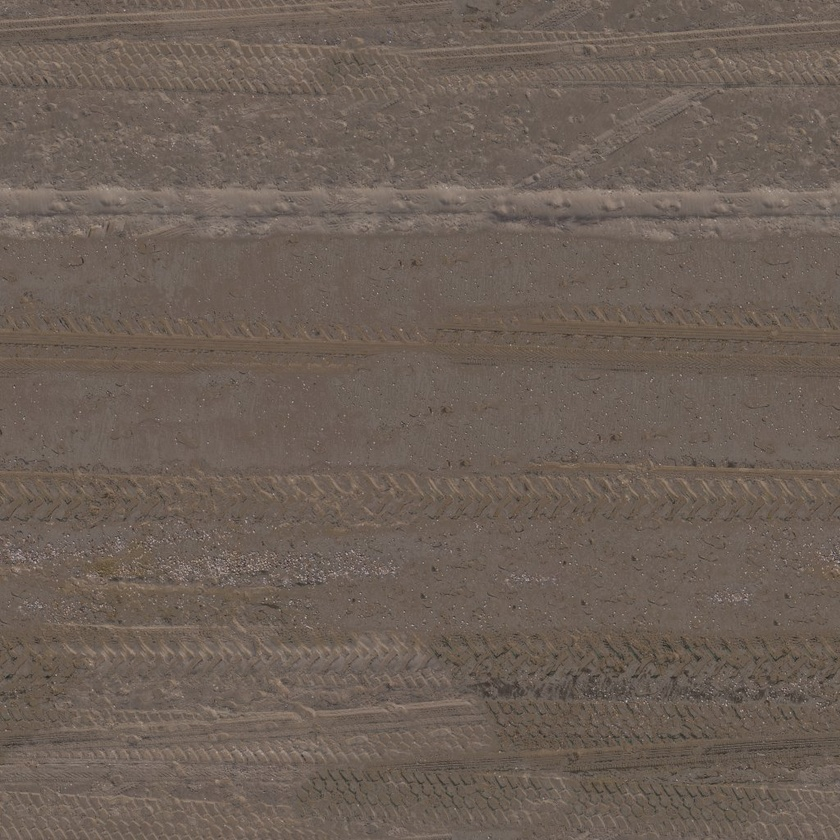
#> input picture data/real_validation_set/fabric/Aerial Beach 03/albedo.jpg, 840 x 840 px, shrunk from 1024 x 1024 before the run, found by its file name
$ python run_real_analysis.py   (older library calls are emulated)
#> lines starting #> are read from the running program, lines starting #| are printed output that depends on the picture
### src/perceptual_interdependence/core/asset_binder.py
"""
Geometry-Aware Photometric Binding System - Analytically Safe One-Way Binding

This module implements the AssetBinder class using strict algebraic cancellation
without calibration loops. The system guarantees mathematical quality restoration for
legitimate users while maintaining security against attackers.
"""

import os
import numpy as np
from PIL import Image
from typing import Tuple, Optional, Union, Dict, Any
from pathlib import Path

from ..algorithms.cpu_math import get_cpu_math


class AssetBinder:
    """
    Implements Analytically Safe One-Way Binding with strict algebraic cancellation.

    Core Concept:
    - Poison: Always brighten albedo (A_new = A * (1 + P))
    - Antidote: Always steepen normals (Z_new = Z_old / (1 + P))
    - Mathematical guarantee: A*(1+P) * Z/(1+P) = A*Z (perfect cancellation)

    No calibration loops needed - the algebra IS the calibration.

    Attributes:
        EPSILON: Division by zero protection constant
        BLOCK_SIZE: 4x4 pixel blocks for BC7 optimization
        RGB_MAX: Maximum RGB value for conversion
    """

    # Mathematical constants
    EPSILON = 1e-6      # Division by zero protection
    BLOCK_SIZE = 4      # 4x4 pixel blocks for BC7 optimization
    RGB_MAX = 255.0     # Maximum RGB value for conversion

    def __init__(self, output_dir: Optional[Union[str, Path]] = None):
        """
        Initialize the AssetBinder class.

        Args:
            output_dir: Directory for output files (default: current directory)
        """
        self.cpu_math = get_cpu_math()
        self.output_dir = Path(output_dir) if output_dir else Path.cwd()
        self.output_dir.mkdir(parents=True, exist_ok=True)

        # Print acceleration status
        if self.cpu_math.use_numba:
            print("🚀 AssetBinder: CPU acceleration (Numba JIT) enabled")
        else:
            print("📊 AssetBinder: Vectorized NumPy mode")

    def bind_textures(
        self,
        albedo_path: Union[str, Path],
        normal_path: Union[str, Path],
        user_id: int,
        poison_strength: float = 0.2,
        output_prefix: str = "bound"
    ) -> Dict[str, Any]:
        """
        Main binding method using Analytically Safe One-Way Binding.

        This method implements strict algebraic cancellation without calibration loops:
        - Poison: Always brighten albedo (A_new = A * (1 + P))
        - Antidote: Always steepen normals (Z_new = Z_old / (1 + P))
        - Mathematical guarantee: A*(1+P) * Z/(1+P) = A*Z (perfect cancellation)

        Args:
            albedo_path: Path to the input albedo texture file
            normal_path: Path to the input normal map file
            user_id: Unique identifier for reproducible random number generation
            poison_strength: Strength of poison application [0.0, 1.0]
            output_prefix: Prefix for output filenames

        Returns:
            Dictionary containing binding results and statistics

        Raises:
            ValueError: If poison_strength is outside valid range [0.0, 1.0]
            FileNotFoundError: If input texture files do not exist
        """
        print(f"Starting Analytically Safe One-Way Binding (user_id: {user_id})...")

        # Validate inputs
        self._validate_poison_strength(poison_strength)

        # Step 1: Load and normalize inputs
        albedo, normal = self._load_and_validate_inputs(albedo_path, normal_path)
        print(f"  Loaded textures: {albedo.shape}")

        # Step 2: Generate target poison map (strictly positive values)
        texture_shape = (albedo.shape[0], albedo.shape[1])
        poison_target = self._generate_poison_map(texture_shape, user_id, poison_strength)
        print(f"  Generated poison map: range [0.0, {poison_strength}]")

        # Step 3: Apply poison to albedo (brightening attempt)
        albedo_poisoned, poison_effective = self._apply_poison_to_albedo_safe(albedo, poison_target)
        print(f"  Applied poison to albedo (with saturation handling)")

        # Step 4: Calculate analytical antidote for normal map
        normal_antidote = self._calculate_analytical_antidote(normal, poison_effective, user_id)
        print(f"  Calculated analytical antidote normal map")

        # Step 5: Save outputs
        output_paths = self._save_outputs(albedo_poisoned, normal_antidote, user_id, output_prefix)
        print(f"  Saved bound assets: {output_paths['albedo'].name}, {output_paths['normal'].name}")
        print(f"Analytically Safe Binding completed for user {user_id}")

        # Return comprehensive results
        return {
            'user_id': user_id,
            'poison_strength': poison_strength,
            'texture_shape': texture_shape,
            'output_paths': output_paths,
            'statistics': {
                'poison_target_mean': float(np.mean(poison_target)),
                'poison_effective_mean': float(np.mean(poison_effective)),
                'saturation_ratio': float(np.sum(albedo_poisoned >= 0.999) / albedo_poisoned.size)
            }
        }

    def _load_and_validate_inputs(
        self,
        albedo_path: Union[str, Path],
        normal_path: Union[str, Path]
    ) -> Tuple[np.ndarray, np.ndarray]:
        """
        Load and validate input textures, converting to appropriate formats.

        Args:
            albedo_path: Path to albedo texture file
            normal_path: Path to normal map file

        Returns:
            Tuple of processed albedo and normal arrays

        Raises:
            FileNotFoundError: If texture files do not exist
            ValueError: If image processing fails
        """
        albedo_path = Path(albedo_path)
        normal_path = Path(normal_path)

        # Validate file existence
        if not albedo_path.exists():
            raise FileNotFoundError(f"Albedo texture file not found: {albedo_path}")
        if not normal_path.exists():
            raise FileNotFoundError(f"Normal map file not found: {normal_path}")

        try:
            # Load albedo texture
            albedo_image = Image.open(albedo_path).convert('RGB')
#> albedo_image is the input picture: PIL image 840x840 RGB; mean R, G, B 108.9, 95.9, 86.7
            albedo_array = np.array(albedo_image, dtype=np.float32)

            # Convert albedo from [0, 255] to float [0.0, 1.0] range
            albedo_normalized = albedo_array / self.RGB_MAX

            # Load normal map
            normal_image = Image.open(normal_path).convert('RGB')
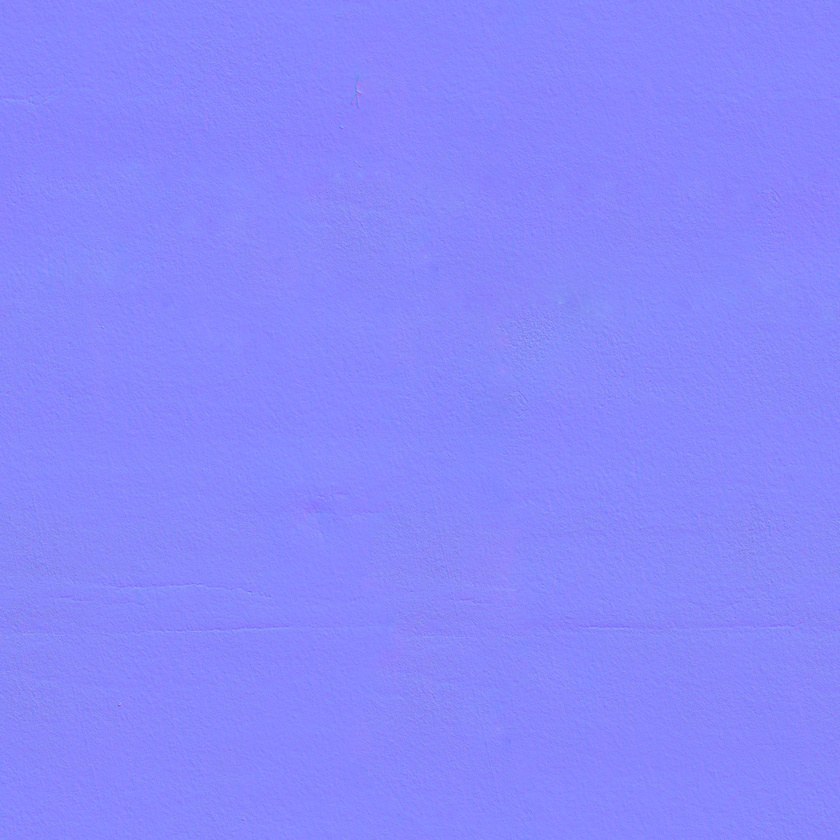
#> input picture data/real_validation_set/fabric/Aerial Asphalt 01/normal.jpg, 840 x 840 px, shrunk from 1024 x 1024 before the run
#> normal_image is the input picture: PIL image 840x840 RGB; mean R, G, B 136, 136.1, 252.3
            normal_array = np.array(normal_image, dtype=np.float32)

            # Convert normal from RGB [0, 255] to vector [-1.0, 1.0] format
            normal_vectors = (normal_array / self.RGB_MAX) * 2.0 - 1.0
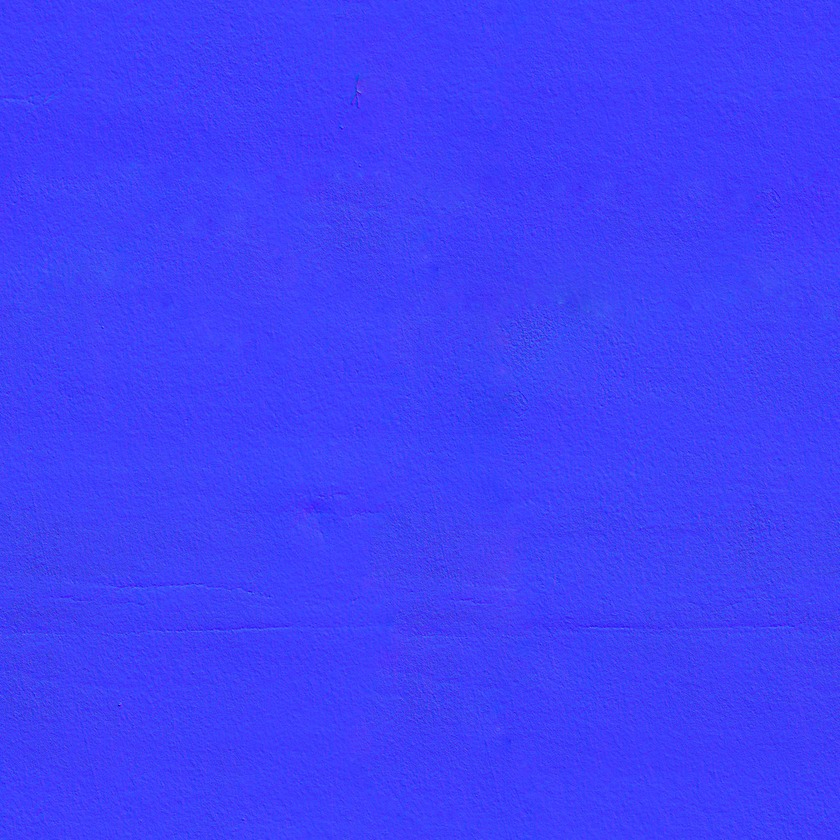
#> normal_vectors: shape (840, 840, 3) float32; mean R, G, B 0.0665, 0.0673, 0.977; drawn with min black and max white

            # Normalize normal vectors to ensure unit length
            normal_normalized = self._normalize_normal_vectors(normal_vectors)

            # Convert back to RGB format for processing
            normal_rgb = (normal_normalized + 1.0) / 2.0

            return albedo_normalized, normal_rgb

        except Exception as e:
            if isinstance(e, (FileNotFoundError, ValueError)):
                raise
            else:
                raise ValueError(f"Failed to load or process image files: {str(e)}")

    def _normalize_normal_vectors(self, normal_array: np.ndarray) -> np.ndarray:
        """
        Normalize normal vectors to ensure unit length.

        Args:
            normal_array: Input normal vectors in [-1.0, 1.0] range

        Returns:
            Normalized normal vectors
        """
        # Calculate vector magnitudes
        magnitudes = np.sqrt(np.sum(normal_array ** 2, axis=2, keepdims=True))

        # Handle zero-length vectors by replacing with epsilon
        magnitudes = np.where(magnitudes < self.EPSILON, self.EPSILON, magnitudes)

        # Normalize vectors
        normalized_normals = normal_array / magnitudes
#> (the rest of the program and of its run is left out)
